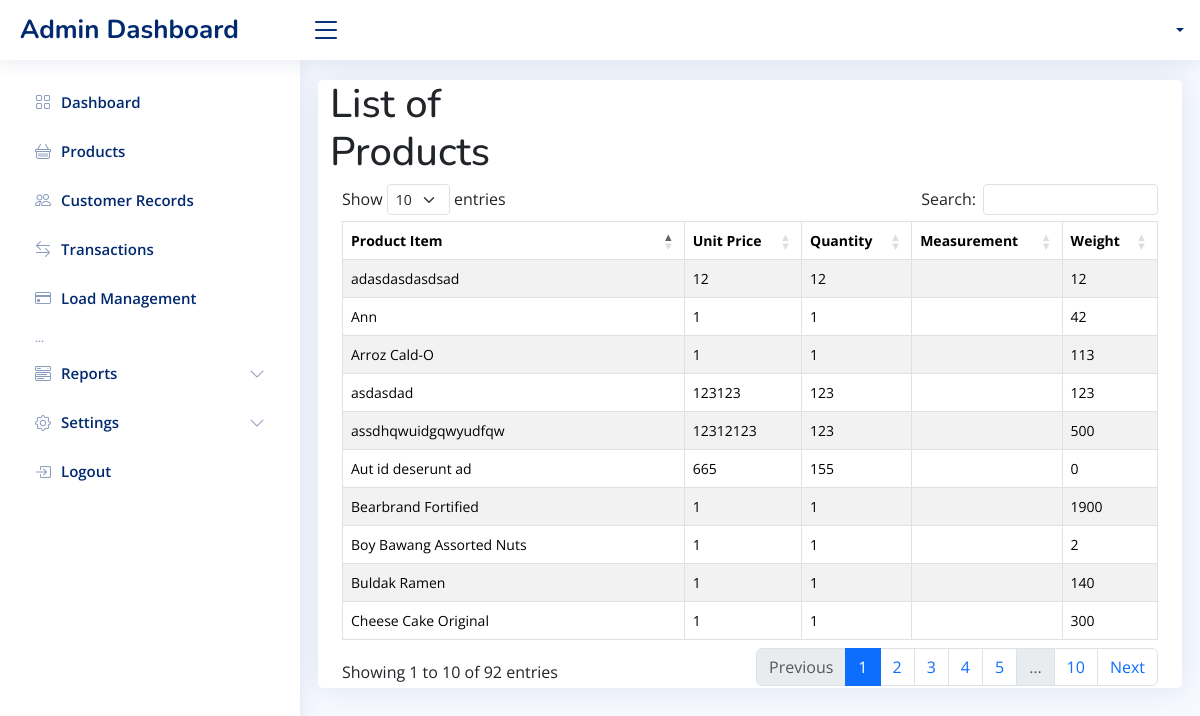
Page /reports/listofProducts.php on the committed database.
### tables this page shows
CREATE TABLE `products` (
  `id` int(255) NOT NULL AUTO_INCREMENT,
  `image` blob NOT NULL,
  `item` varchar(255) NOT NULL,
  `unit_price` varchar(255) NOT NULL,
  `quantity` varchar(255) NOT NULL,
  `category_id` int(25) unsigned NOT NULL,
  `weight` int(255) NOT NULL,
  `barcode` varchar(255) NOT NULL,
  PRIMARY KEY (`id`),
  KEY `category_id` (`category_id`)
);

### reports/listofProducts.php (the view, shortened to what this page needs)
<?php
include "../db_conn.php";
$sql = "SELECT * FROM products";
$result = $con->query($sql);
include '../includes/header.php';
include '../includes/navbar.php';
include '../includes/sidebar.php';
?>
<main id="main" class="main">
    <section class="section dashboard">
        <div class="row">
            <div class="card">
                <div class="col-md-4">
                    <h1 class="page-header">List of Products</h1>
                </div>
                <div class="container">
                    <table id="example" class="table table-striped table-bordered table-hover">
                        <thead class="thead-dark">
                            <tr>
                                <th scope="col">Product Item</th>
                                <th scope="col">Unit Price</th>
                                <th scope="col">Quantity</th>
                                <th scope="col">Measurement</th>
                                <th scope="col">Weight</th>
                            </tr>
                        </thead>
                        <tbody>
                            <?php while ($product = $result->fetch_assoc()) { ?>
                                <tr>
                                <td><?php echo $product["item"]; ?></td>
                                    <td><?php echo $product["unit_price"]; ?></td>
                                    <td><?php echo $product["quantity"]; ?></td>
                                    <td><?php echo $product["measurements"]; ?></td>
                                    <td><?php echo $product["weight"]; ?></td>
                                </tr>
                            <?php } ?>
                        </tbody>
                    </table>
                </div>
            </div>
        </div>
    </section>
</main>
<?php include '../includes/footer.php'; ?>
<link rel="stylesheet" href="https://cdnjs.cloudflare.com/ajax/libs/font-awesome/5.15.1/css/all.min.css">
<link rel="stylesheet" href="https://cdn.datatables.net/1.13.7/css/dataTables.bootstrap5.min.css">

### assets/css/style.css (style rules this page uses)
:root { scroll-behavior: smooth; }
body { font-family: "Open Sans", sans-serif; background: #f6f9ff; color: #444444; }
h1, h2, h3, h4, h5, h6 { font-family: "Nunito", sans-serif; }
#main { margin-top: 60px; padding: 20px 30px; transition: all 0.3s; }
.card { margin-bottom: 30px; border: none; border-radius: 5px; box-shadow: 0px 0 30px rgba(1, 41, 112, 0.1); }
@media (min-width: 1200px) { #main, #footer { margin-left: 300px; } }

### reports/listofProducts.php (style rules this page uses)
.table th, .table td { font-size: 14px; padding: 8px; }

### rows in the picture
products: item "Boy Bawang Assorted Nuts", unit_price "1", quantity "1", weight "2"
products: item "Arroz Cald-O", unit_price "1", quantity "1", weight "113"
products: item "Cheese Cake Original", unit_price "1", quantity "1", weight "300"
products: item "Buldak Ramen", unit_price "1", quantity "1", weight "140"
products: item "Bearbrand Fortified", unit_price "1", quantity "1", weight "1900"
products: item "assdhqwuidgqwyudfqw", unit_price "12312123", quantity "123", weight "500"
products: item "asdasdad", unit_price "123123", quantity "123", weight "123"
products: item "Aut id deserunt ad", unit_price "665", quantity "155", weight "0"
products: item "adasdasdasdsad", unit_price "12", quantity "12", weight "12"
products: item "Ann", unit_price "1", quantity "1", weight "42"
